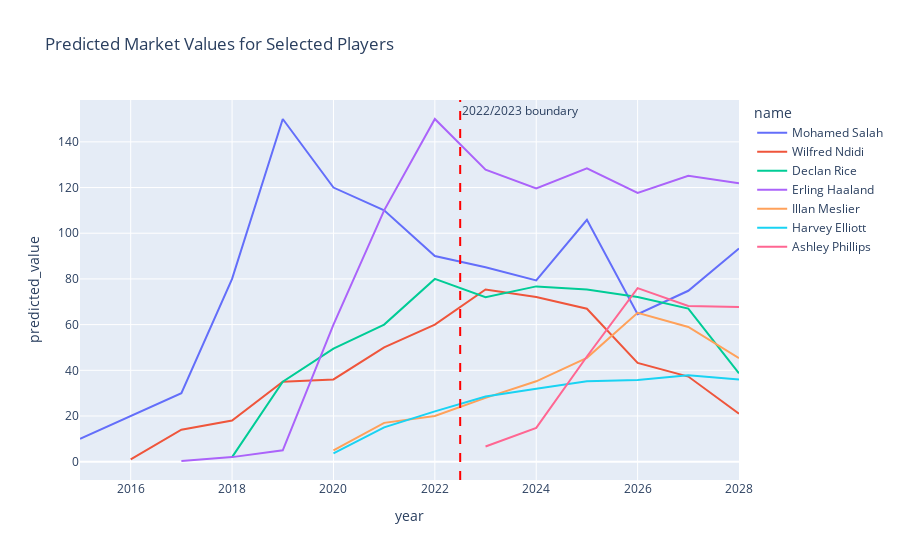

Notebook cell for this chart:
### Code cell
players = [418560, 357662, 565822, 859951, 148455, 274839, 542586]
plot_player_value_trends(train_df=train_df, merged_df=merged, player_ids=players)

### Figure 1 — Plotly figure (JSON) as saved in the notebook; plotly's stock layout.template omitted (floating-point values rounded to 4 significant figures)
{"data": [{"customdata": [[22], [23], [24], [25], [27], [27], [28], [30], [30], [31], [32], [33], [34], [35]], "hovertemplate": "name=Mohamed Salah<br>year=%{x}<br>predicted_value=%{y}<br>age=%{customdata[0]}<extra></extra>", "legendgroup": "Mohamed Salah", "line": {"color": "#636efa", "dash": "solid"}, "marker": {"symbol": "circle"}, "mode": "lines", "name": "Mohamed Salah", "orientation": "v", "showlegend": true, "type": "scatter", "x": [2015, 2016, 2017, 2018, 2019, 2020, 2021, 2022, 2023, 2024, 2025, 2026, 2027, 2028], "xaxis": "x", "y": [10, 20, 30, 80, 150, 120, 110, 90, 85.11, 79.38, 105.8, 64.6, 74.81, 93.3], "yaxis": "y"}, {"customdata": [[19], [20], [21], [22], [23], [24], [25], [26], [27], [28], [29], [30], [31]], "hovertemplate": "name=Wilfred Ndidi<br>year=%{x}<br>predicted_value=%{y}<br>age=%{customdata[0]}<extra></extra>", "legendgroup": "Wilfred Ndidi", "line": {"color": "#EF553B", "dash": "solid"}, "marker": {"symbol": "circle"}, "mode": "lines", "name": "Wilfred Ndidi", "orientation": "v", "showlegend": true, "type": "scatter", "x": [2016, 2017, 2018, 2019, 2020, 2021, 2022, 2023, 2024, 2025, 2026, 2027, 2028], "xaxis": "x", "y": [1, 14, 18, 35, 36, 50, 60, 75.37, 72.05, 66.96, 43.22, 37.27, 21.03], "yaxis": "y"}, {"customdata": [[18], [20], [21], [22], [23], [24], [25], [26], [27], [28], [29]], "hovertemplate": "name=Declan Rice<br>year=%{x}<br>predicted_value=%{y}<br>age=%{customdata[0]}<extra></extra>", "legendgroup": "Declan Rice", "line": {"color": "#00cc96", "dash": "solid"}, "marker": {"symbol": "circle"}, "mode": "lines", "name": "Declan Rice", "orientation": "v", "showlegend": true, "type": "scatter", "x": [2018, 2019, 2020, 2021, 2022, 2023, 2024, 2025, 2026, 2027, 2028], "xaxis": "x", "y": [2, 35, 49.5, 60, 80, 72.03, 76.73, 75.33, 72.07, 67.0, 38.66], "yaxis": "y"}, {"customdata": [[17], [18], [18], [19], [20], [21], [22], [23], [24], [25], [26], [27]], "hovertemplate": "name=Erling Haaland<br>year=%{x}<br>predicted_value=%{y}<br>age=%{customdata[0]}<extra></extra>", "legendgroup": "Erling Haaland", "line": {"color": "#ab63fa", "dash": "solid"}, "marker": {"symbol": "circle"}, "mode": "lines", "name": "Erling Haaland", "orientation": "v", "showlegend": true, "type": "scatter", "x": [2017, 2018, 2019, 2020, 2021, 2022, 2023, 2024, 2025, 2026, 2027, 2028], "xaxis": "x", "y": [0.3, 2, 5, 60, 110, 150, 127.8, 119.6, 128.4, 117.6, 125.1, 121.9], "yaxis": "y"}, {"customdata": [[20], [21], [22], [23], [24], [25], [26], [27], [28]], "hovertemplate": "name=Illan Meslier<br>year=%{x}<br>predicted_value=%{y}<br>age=%{customdata[0]}<extra></extra>", "legendgroup": "Illan Meslier", "line": {"color": "#FFA15A", "dash": "solid"}, "marker": {"symbol": "circle"}, "mode": "lines", "name": "Illan Meslier", "orientation": "v", "showlegend": true, "type": "scatter", "x": [2020, 2021, 2022, 2023, 2024, 2025, 2026, 2027, 2028], "xaxis": "x", "y": [5, 17, 20, 27.95, 35.18, 45.45, 65.19, 58.99, 45.34], "yaxis": "y"}, {"customdata": [[17], [17], [18], [20], [21], [22], [23], [24], [25]], "hovertemplate": "name=Harvey Elliott<br>year=%{x}<br>predicted_value=%{y}<br>age=%{customdata[0]}<extra></extra>", "legendgroup": "Harvey Elliott", "line": {"color": "#19d3f3", "dash": "solid"}, "marker": {"symbol": "circle"}, "mode": "lines", "name": "Harvey Elliott", "orientation": "v", "showlegend": true, "type": "scatter", "x": [2020, 2021, 2022, 2023, 2024, 2025, 2026, 2027, 2028], "xaxis": "x", "y": [3.6, 15, 22, 28.52, 31.97, 35.17, 35.79, 37.8, 36.02], "yaxis": "y"}, {"customdata": [[17], [18], [19], [20], [21], [22]], "hovertemplate": "name=Ashley Phillips<br>year=%{x}<br>predicted_value=%{y}<br>age=%{customdata[0]}<extra></extra>", "legendgroup": "Ashley Phillips", "line": {"color": "#FF6692", "dash": "solid"}, "marker": {"symbol": "circle"}, "mode": "lines", "name": "Ashley Phillips", "orientation": "v", "showlegend": true, "type": "scatter", "x": [2023, 2024, 2025, 2026, 2027, 2028], "xaxis": "x", "y": [6.638, 14.8, 46.05, 75.99, 68.19, 67.75], "yaxis": "y"}], "layout": {"annotations": [{"showarrow": false, "text": "2022/2023 boundary", "x": 2022.0, "xanchor": "left", "xref": "x", "y": 1, "yanchor": "top", "yref": "y domain"}], "legend": {"title": {"text": "name"}, "tracegroupgap": 0}, "shapes": [{"line": {"color": "red", "dash": "dash"}, "type": "line", "x0": 2022.0, "x1": 2022.0, "xref": "x", "y0": 0, "y1": 1, "yref": "y domain"}], "title": {"text": "Predicted Market Values for Selected Players"}, "xaxis": {"anchor": "y", "domain": [0, 1], "title": {"text": "year"}}, "yaxis": {"anchor": "x", "domain": [0, 1], "title": {"text": "predicted_value"}}}}
